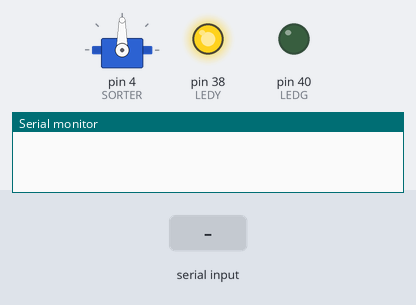
Bench run of a sketch on a simulated Arduino Mega 2560, built with avr-gcc and run on an emulated ATmega2560. Parts: servo, output pins drawn as LEDs (lit = HIGH), the last lines printed to the serial monitor. The inputs (shaded band) are chosen by the test bench.

Above: at 2.0 s.
2.1 s: "B" received over Serial
At 3.3 s:
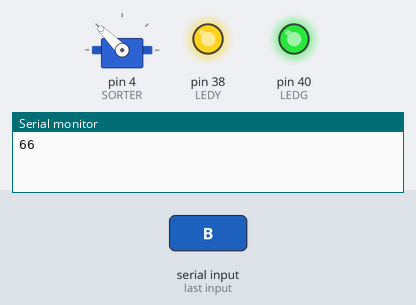
4.4 s: "C" received over Serial
At 5.9 s:
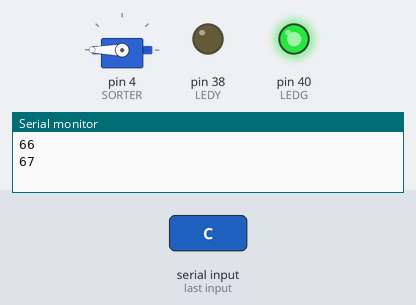
6.4 s: "A" received over Serial
At 7.3 s:
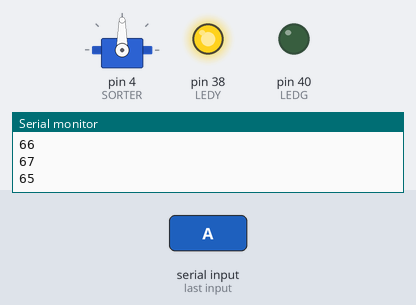
Timing chart, 0 to 9.4 s (numbered marks = the images above; inputs shaded):
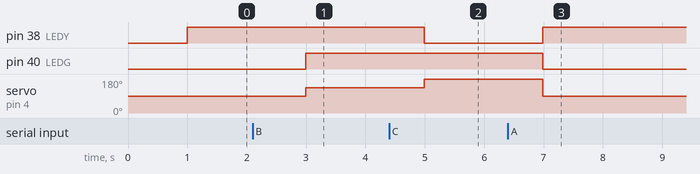

Measured:
- after the input at 2.1 s, pin 40 (LEDG): LOW → HIGH after 0.89 s; servo on pin 4 (SORTER): 90° → 135° after 0.89 s
- after the input at 4.4 s, pin 38 (LEDY): HIGH → LOW after 0.59 s; servo on pin 4 (SORTER): 135° → 180° after 0.59 s
- after the input at 6.4 s, pin 38 (LEDY): LOW → HIGH after 0.59 s; pin 40 (LEDG): HIGH → LOW after 0.59 s; servo on pin 4 (SORTER): 180° → 90° after 0.59 s

The sketch:

main.ino
```cpp
#include "pinNumbers.h"
#include "constants.h"
#include <Servo.h>
#include <Arduino.h>

Servo sorter;

int command = 65;

void setup() {
  // put your setup code here, to run once:
  //LEDs on shield
  pinMode(LEDG, OUTPUT);
  pinMode(LEDY, OUTPUT);
  digitalWrite(LEDG, LOW);
  digitalWrite(LEDY, LOW);

  //Button Code
  pinMode(BUTTON1, INPUT);
  pinMode(BUTTON2, INPUT);

  //Talking to the Robot
  Serial.begin(115200);


  sorter.attach(SORTER);

}

void loop() {
  // put your main code here, to run repeatedly:

  //Serial.println("waiting....");
  delay(998);
  /*if(Serial.available() > 0){
    command = Serial.read();
  }*/
  if(Serial.available()> 0){
    command = Serial.read();
    Serial.println(command);
  }

  if (command == 65) {
    sorter.write(CLOSED);
    digitalWrite(LEDG, LOW);
    digitalWrite(LEDY, HIGH);
  }
  else if (command == 66){
    sorter.write(HALF);
    digitalWrite(LEDG, HIGH);
    digitalWrite(LEDY, HIGH);
  }
  else if(command == 67){
    sorter.write(OPEN);
    digitalWrite(LEDG, HIGH);
    digitalWrite(LEDY, LOW);
  }
}
```

constants.h
```cpp
#ifndef CONSTANTS

#define CONSTANTS

const int OPEN = 180;
const int HALF = 135;
const int CLOSED = 90;

#endif
```

pinNumbers.h
```cpp
#ifndef PIN_NUM

#define PIN_NUM

#define DRIVE_WHEEL_L     34
#define DRIVE_WHEEL_R     36

#define LEDY              38
#define LEDG              40

#define WHEEL_DIR_FL_B     35
#define WHEEL_DIR_FL_F     37

// pins of line sensors
#define LINE_SENSOR_0 39
#define LINE_SENSOR_1     41
#define LINE_SENSOR_2     43
#define LINE_SENSOR_3     45
#define LINE_SENSOR_4     47
#define LINE_SENSOR_5     49
#define LINE_SENSOR_6     51
#define LINE_SENSOR_7     52


//start button?
#define BUTTON1           30
#define BUTTON2           32

//Motor Controller Pins
#define WHEEL_DIR_FR_B     34
#define WHEEL_DIR_FR_F     36
#define WHEEL_DIR_FL_B     35
#define WHEEL_DIR_FL_F     37
#define WHEEL_DIR_BR_B     26 //purple: 31
#define WHEEL_DIR_BR_F     28 //purple: 33
#define WHEEL_DIR_BL_B     27 //purple: 23
#define WHEEL_DIR_BL_F     29 //purple: 25

// Speed Pins
#define WHEEL_PWM_FR      8
#define WHEEL_PWM_FL      2
#define WHEEL_PWM_BR      7
#define WHEEL_PWM_BL      3

// Standby Pins
// It doesn't matter which standbys control which wheels because all the
// wheels we be doing the same thing all the time (this is the one robot team).
#define WHEEL_PWM_FIRST_STBY  31
#define WHEEL_PWM_SECOND_STBY  33

//Servo Pins
#define SORTER 4

// Sensors
#define RIGHT_CLAW_SENSOR A0
#define LEFT_CLAW_SENSOR A1
#define FRONT_SENSOR A2
#define BACK_SENSOR A3

#endif
```
